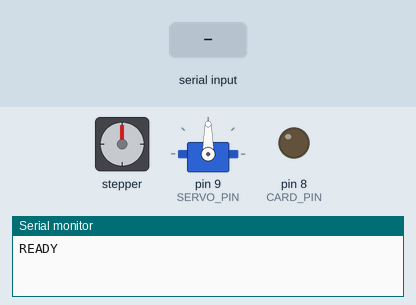
This sketch was run on a simulated Arduino Uno, built with avr-gcc and run on an emulated ATmega328P. Parts: stepper motor, servo, output pins drawn as LEDs (lit = HIGH), the last lines printed to the serial monitor. Wiring (inferred from the names in the program): stepper motor (2048 steps per turn assumed): coils pin 3, pin 4, pin 5, pin 6. Inputs (shaded band) come from the test bench.

Above: at 1.2 s.
1.3 s: "FEED\n" received over Serial
At 1.39 s:
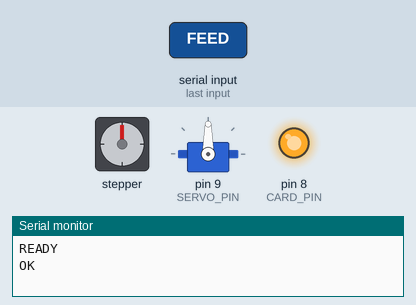
2.9 s: "SERVO ,45\n" received over Serial
At 3.3 s:
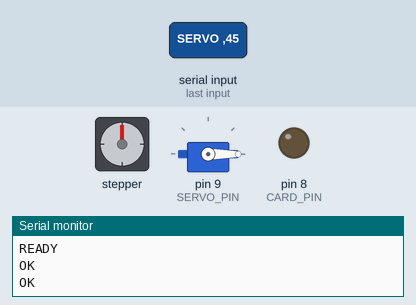
4.4 s: "FEED\n" received over Serial
At 4.5 s:
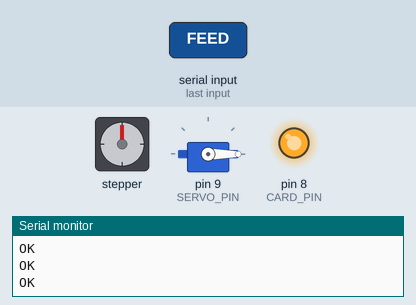
6.1 s: "SERVO 90\n" received over Serial
At 7.0 s:
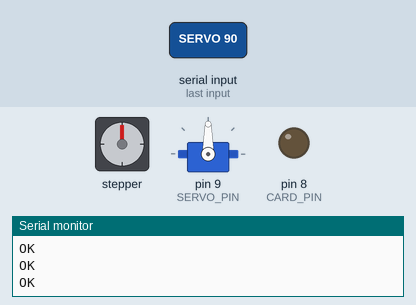
Timing chart, 0 to 8.6 s (numbered marks = the images above; inputs shaded):
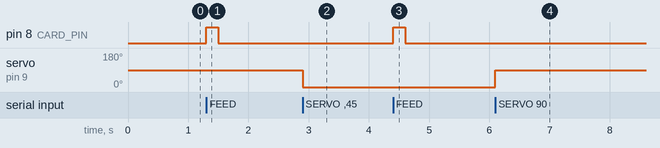

The sketch:

sorter.ino
```cpp
/*
 * TCG Card Sorter — combined stepper + servo controller
 *
 * Stepper: pins 3-6 (ULN2003, wave sequence)
 * Servo:   pin 9
 *
 * Serial protocol (115200 baud, newline-terminated commands):
 *   PING          → PONG
 *   SERVO <0-180> → OK  (attach if needed, move, auto-detach after ~1 s)
 *   SREL          → OK  (detach servo so a single light card holds no torque)
 *   STEP <n>      → MOVING … DONE  (negative n = reverse)
 *   STOP          → STOPPED
 *   REL           → OK  (de-energise stepper coils)
 *   DELAY <us>    → OK  (set microseconds between steps, default 1000)
 *   FEED          → OK  (pulse card feeder relay on pin 8 for 200 ms)
 */

#include <Servo.h>

// --- Stepper ---
const int STEP_PINS[4] = {3, 4, 5, 6};
const int WAVE[4][4] = {
  {1, 0, 0, 0},
  {0, 1, 0, 0},
  {0, 0, 1, 0},
  {0, 0, 0, 1},
};

int          stepIndex      = 0;
long         stepsRemaining = 0;
int          stepDir        = 1;
unsigned long lastStepTime  = 0;
unsigned int stepDelayUs    = 1000;  // tune down from 3000 if motor stalls

// --- Servo ---
// Only a single light card is held, so no holding torque is needed.
// After every move the servo is detached (PWM off) to stop buzzing,
// save power and avoid heat. SERVO re-attaches automatically.
Servo sorterServo;
const int SERVO_PIN = 9;
// How long after a SERVO move to keep PWM before auto-detaching.
const unsigned long SERVO_HOLD_MS = 800;
unsigned long servoMoveTime = 0;
bool          servoHolding  = false;

void servoDetach() {
  if (sorterServo.attached()) sorterServo.detach();
  servoHolding = false;
}

void servoMove(int angle) {
  angle = constrain(angle, 0, 180);
  if (!sorterServo.attached()) sorterServo.attach(SERVO_PIN);
  sorterServo.write(angle);
  servoMoveTime = millis();
  servoHolding  = true;
}

// --- Card feeder ---
const int    CARD_PIN       = 8;
const int    CARD_RUN_MS    = 200;
bool         cardActive     = false;
unsigned long cardStartTime = 0;

// ---------------------------------------------------------------

void releaseCoils() {
  for (int i = 0; i < 4; i++) digitalWrite(STEP_PINS[i], LOW);
}

void applyStep(int dir) {
  stepIndex = (stepIndex + dir + 4) % 4;
  for (int i = 0; i < 4; i++) digitalWrite(STEP_PINS[i], WAVE[stepIndex][i]);
}

void handleCommand(String cmd) {
  cmd.trim();

  if (cmd == "PING") {
    Serial.println("PONG");

  } else if (cmd.startsWith("SERVO ")) {
    int angle = cmd.substring(6).toInt();
    servoMove(angle);
    Serial.println("OK");

  } else if (cmd == "SREL") {
    servoDetach();
    Serial.println("OK");

  } else if (cmd.startsWith("STEP ")) {
    long n = cmd.substring(5).toInt();
    stepDir        = (n >= 0) ? 1 : -1;
    stepsRemaining = abs(n);
    lastStepTime   = micros();
    Serial.println("MOVING");

  } else if (cmd == "STOP") {
    stepsRemaining = 0;
    releaseCoils();
    Serial.println("STOPPED");

  } else if (cmd == "REL") {
    stepsRemaining = 0;
    releaseCoils();
    Serial.println("OK");

  } else if (cmd == "FEED") {
    digitalWrite(CARD_PIN, HIGH);
    cardActive    = true;
    cardStartTime = millis();
    Serial.println("OK");

  } else if (cmd.startsWith("DELAY ")) {
    stepDelayUs = (unsigned int) constrain(cmd.substring(6).toInt(), 100, 100000);
    Serial.println("OK");

  } else {
    Serial.println("ERR unknown command");
  }
}

// ---------------------------------------------------------------

void setup() {
  Serial.begin(115200);
  for (int i = 0; i < 4; i++) {
    pinMode(STEP_PINS[i], OUTPUT);
    digitalWrite(STEP_PINS[i], LOW);
  }
  pinMode(CARD_PIN, OUTPUT);
  digitalWrite(CARD_PIN, LOW);
  sorterServo.attach(SERVO_PIN);
  sorterServo.write(90);
  servoMoveTime = millis();
  servoHolding  = true;
  Serial.println("READY");
}

void loop() {
  // Auto-release the servo once it has had time to reach position.
  // The gate only holds a single light card, so it stays put unpowered.
  if (servoHolding && millis() - servoMoveTime >= SERVO_HOLD_MS) {
    servoDetach();
  }
  // Non-blocking card feeder
  if (cardActive && millis() - cardStartTime >= CARD_RUN_MS) {
    digitalWrite(CARD_PIN, LOW);
    cardActive = false;
  }

  // Non-blocking stepper
  if (stepsRemaining > 0) {
    unsigned long now = micros();
    if (now - lastStepTime >= stepDelayUs) {
      applyStep(stepDir);
      lastStepTime = now;
      stepsRemaining--;
      if (stepsRemaining == 0) {
        releaseCoils();
        Serial.println("DONE");
      }
    }
  }

  // Serial command reader
  if (Serial.available()) {
    String cmd = Serial.readStringUntil('\n');
    handleCommand(cmd);
  }
}
```

Measured:
- after the input at 1.3 s, pin 8 (CARD_PIN): LOW → HIGH at once, → LOW 0.20 s later
- after the input at 2.9 s, servo on pin 9 (SERVO_PIN): 90° → 0° at once
- after the input at 4.4 s, pin 8 (CARD_PIN): LOW → HIGH at once, → LOW 0.20 s later
- after the input at 6.1 s, servo on pin 9 (SERVO_PIN): 0° → 90° at once
